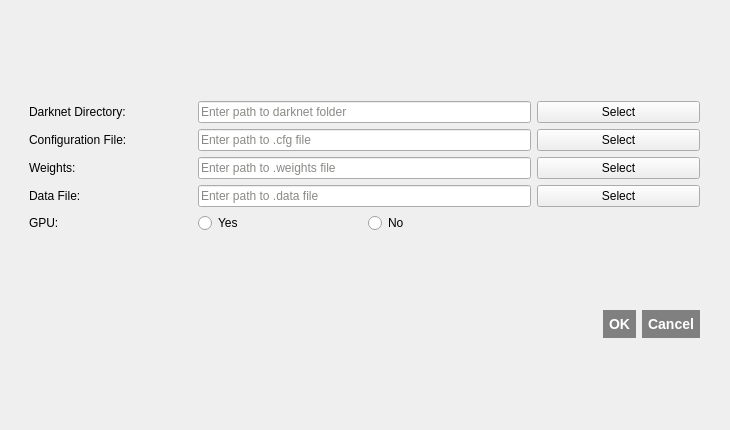
<?xml version="1.0" encoding="UTF-8"?>
<ui version="4.0">
 <class>Dialog</class>
 <widget class="QDialog" name="Dialog">
  <property name="geometry">
   <rect>
    <x>0</x>
    <y>0</y>
    <width>730</width>
    <height>430</height>
   </rect>
  </property>
  <property name="windowTitle">
   <string>Inference Settings</string>
  </property>
  <property name="windowIcon">
   <iconset>
    <normaloff>tifr-logo.png</normaloff>tifr-logo.png</iconset>
  </property>
  <widget class="QWidget" name="">
   <property name="geometry">
    <rect>
     <x>29</x>
     <y>30</y>
     <width>671</width>
     <height>381</height>
    </rect>
   </property>
   <layout class="QGridLayout" name="gridLayout_2">
    <item row="0" column="0">
     <layout class="QGridLayout" name="gridLayout">
      <item row="0" column="0">
       <widget class="QLabel" name="darknetDirectoryLabel">
        <property name="text">
         <string>Darknet Directory:</string>
        </property>
       </widget>
      </item>
      <item row="0" column="1" colspan="2">
       <widget class="QLineEdit" name="darknetField">
        <property name="palette">
         <palette>
          <active>
           <colorrole role="PlaceholderText">
            <brush brushstyle="SolidPattern">
             <color alpha="255">
              <red>136</red>
              <green>138</green>
              <blue>133</blue>
             </color>
            </brush>
           </colorrole>
          </active>
          <inactive>
           <colorrole role="PlaceholderText">
            <brush brushstyle="SolidPattern">
             <color alpha="255">
              <red>136</red>
              <green>138</green>
              <blue>133</blue>
             </color>
            </brush>
           </colorrole>
          </inactive>
          <disabled>
           <colorrole role="PlaceholderText">
            <brush brushstyle="SolidPattern">
             <color alpha="255">
              <red>136</red>
              <green>138</green>
              <blue>133</blue>
             </color>
            </brush>
           </colorrole>
          </disabled>
         </palette>
        </property>
        <property name="placeholderText">
         <string>Enter path to darknet folder</string>
        </property>
       </widget>
      </item>
      <item row="0" column="3">
       <widget class="QPushButton" name="darknetBtn">
        <property name="text">
         <string>Select</string>
        </property>
       </widget>
      </item>
      <item row="1" column="0">
       <widget class="QLabel" name="configurationFileLabel_2">
        <property name="text">
         <string>Configuration File:</string>
        </property>
       </widget>
      </item>
      <item row="1" column="1" colspan="2">
       <widget class="QLineEdit" name="configField">
        <property name="sizePolicy">
         <sizepolicy hsizetype="Expanding" vsizetype="Fixed">
          <horstretch>0</horstretch>
          <verstretch>0</verstretch>
         </sizepolicy>
        </property>
        <property name="palette">
         <palette>
          <active>
           <colorrole role="PlaceholderText">
            <brush brushstyle="SolidPattern">
             <color alpha="255">
              <red>136</red>
              <green>138</green>
              <blue>133</blue>
             </color>
            </brush>
           </colorrole>
          </active>
          <inactive>
           <colorrole role="PlaceholderText">
            <brush brushstyle="SolidPattern">
             <color alpha="255">
              <red>136</red>
              <green>138</green>
              <blue>133</blue>
             </color>
            </brush>
           </colorrole>
          </inactive>
          <disabled>
           <colorrole role="PlaceholderText">
            <brush brushstyle="SolidPattern">
             <color alpha="255">
              <red>136</red>
              <green>138</green>
              <blue>133</blue>
             </color>
            </brush>
           </colorrole>
          </disabled>
         </palette>
        </property>
        <property name="frame">
         <bool>true</bool>
        </property>
        <property name="placeholderText">
         <string>Enter path to .cfg file</string>
        </property>
       </widget>
      </item>
      <item row="1" column="3">
       <widget class="QPushButton" name="configBtn">
        <property name="text">
         <string>Select</string>
        </property>
       </widget>
      </item>
      <item row="2" column="0">
       <widget class="QLabel" name="weightsLabel_2">
        <property name="text">
         <string>Weights: </string>
        </property>
       </widget>
      </item>
      <item row="2" column="1" colspan="2">
       <widget class="QLineEdit" name="weightsField">
        <property name="palette">
         <palette>
          <active>
           <colorrole role="PlaceholderText">
            <brush brushstyle="SolidPattern">
             <color alpha="255">
              <red>136</red>
              <green>138</green>
              <blue>133</blue>
             </color>
            </brush>
           </colorrole>
          </active>
          <inactive>
           <colorrole role="PlaceholderText">
            <brush brushstyle="SolidPattern">
             <color alpha="255">
              <red>136</red>
              <green>138</green>
              <blue>133</blue>
             </color>
            </brush>
           </colorrole>
          </inactive>
          <disabled>
           <colorrole role="PlaceholderText">
            <brush brushstyle="SolidPattern">
             <color alpha="255">
              <red>136</red>
              <green>138</green>
              <blue>133</blue>
             </color>
            </brush>
           </colorrole>
          </disabled>
         </palette>
        </property>
        <property name="placeholderText">
         <string>Enter path to .weights file</string>
        </property>
       </widget>
      </item>
      <item row="2" column="3">
       <widget class="QPushButton" name="weightsBtn">
        <property name="text">
         <string>Select</string>
        </property>
       </widget>
      </item>
      <item row="3" column="0">
       <widget class="QLabel" name="dataFileLabel_2">
        <property name="text">
         <string>Data File: </string>
        </property>
       </widget>
      </item>
      <item row="3" column="1" colspan="2">
       <widget class="QLineEdit" name="dataFileField">
        <property name="palette">
         <palette>
          <active>
           <colorrole role="PlaceholderText">
            <brush brushstyle="SolidPattern">
             <color alpha="255">
              <red>136</red>
              <green>138</green>
              <blue>133</blue>
             </color>
            </brush>
           </colorrole>
          </active>
          <inactive>
           <colorrole role="PlaceholderText">
            <brush brushstyle="SolidPattern">
             <color alpha="255">
              <red>136</red>
              <green>138</green>
              <blue>133</blue>
             </color>
            </brush>
           </colorrole>
          </inactive>
          <disabled>
           <colorrole role="PlaceholderText">
            <brush brushstyle="SolidPattern">
             <color alpha="255">
              <red>136</red>
              <green>138</green>
              <blue>133</blue>
             </color>
            </brush>
           </colorrole>
          </disabled>
         </palette>
        </property>
        <property name="placeholderText">
         <string>Enter path to .data file</string>
        </property>
       </widget>
      </item>
      <item row="3" column="3">
       <widget class="QPushButton" name="dataFileBtn">
        <property name="text">
         <string>Select</string>
        </property>
       </widget>
      </item>
      <item row="4" column="0">
       <widget class="QLabel" name="label">
        <property name="text">
         <string>GPU:</string>
        </property>
       </widget>
      </item>
      <item row="4" column="1">
       <widget class="QRadioButton" name="radioButton">
        <property name="text">
         <string>Yes</string>
        </property>
       </widget>
      </item>
      <item row="4" column="2" colspan="2">
       <widget class="QRadioButton" name="radioButton_2">
        <property name="text">
         <string>No</string>
        </property>
       </widget>
      </item>
     </layout>
    </item>
    <item row="1" column="0">
     <widget class="QDialogButtonBox" name="buttonBox">
      <property name="styleSheet">
       <string notr="true">color: white;border-style: none;border-width: none;border-radius: 0px;border-color: black;font:bold 14px;min-width: 7em;padding: 6px;background-color: grey;</string>
      </property>
      <property name="orientation">
       <enum>Qt::Horizontal</enum>
      </property>
      <property name="standardButtons">
       <set>QDialogButtonBox::Cancel|QDialogButtonBox::Ok</set>
      </property>
     </widget>
    </item>
   </layout>
  </widget>
 </widget>
 <resources/>
 <connections>
  <connection>
   <sender>buttonBox</sender>
   <signal>accepted()</signal>
   <receiver>Dialog</receiver>
   <slot>accept()</slot>
   <hints>
    <hint type="sourcelabel">
     <x>248</x>
     <y>254</y>
    </hint>
    <hint type="destinationlabel">
     <x>157</x>
     <y>274</y>
    </hint>
   </hints>
  </connection>
  <connection>
   <sender>buttonBox</sender>
   <signal>rejected()</signal>
   <receiver>Dialog</receiver>
   <slot>reject()</slot>
   <hints>
    <hint type="sourcelabel">
     <x>316</x>
     <y>260</y>
    </hint>
    <hint type="destinationlabel">
     <x>286</x>
     <y>274</y>
    </hint>
   </hints>
  </connection>
 </connections>
</ui>
